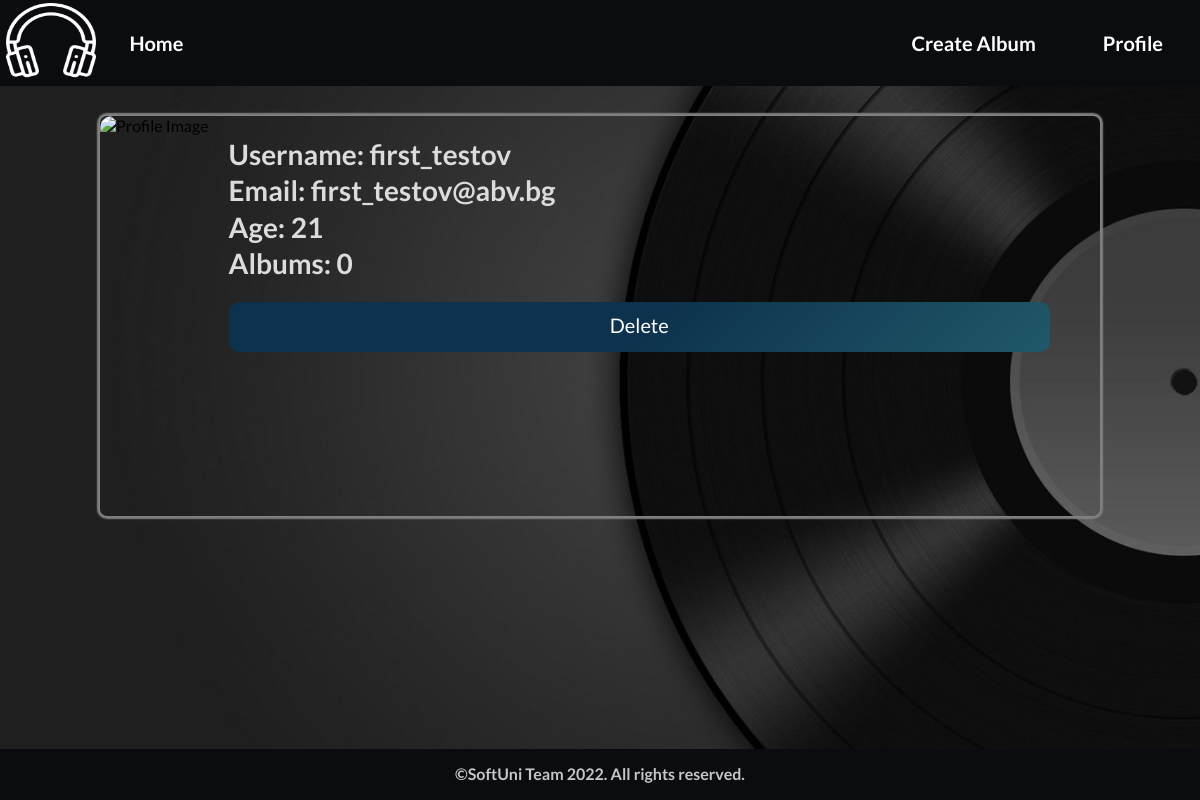
The page /profile/details/ on the database as committed earlier.
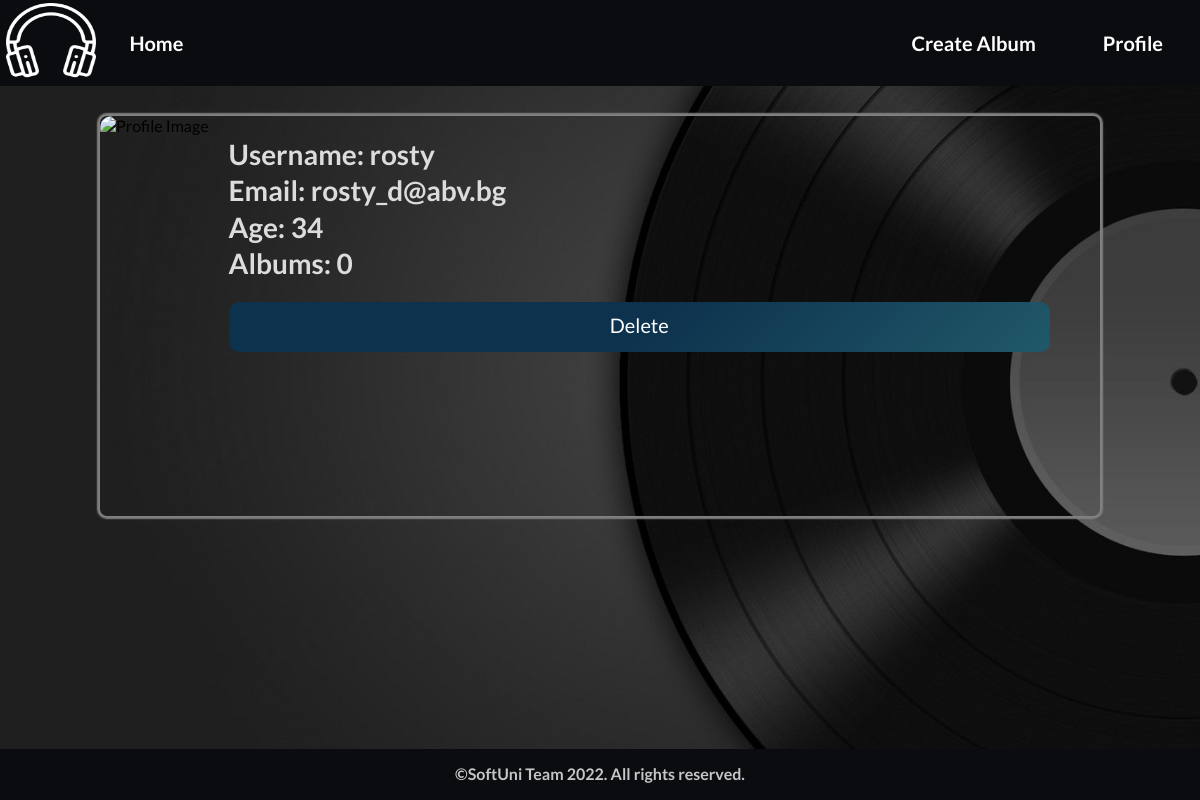
The same page on the database as committed later.
### my_music_app/user_profile/models.py (models this page shows, shortened)
class Profile(models.Model):
    MAX_USERNAME_LENGTH = 15
    username = models.CharField(
        max_length=MAX_USERNAME_LENGTH,
        null=False,
        blank=False,
        validators=(
            MaxLengthValidator(MAX_USERNAME_LENGTH),
            verify_only_letters_numbers_and_underscore,
        )
    )
    email = models.EmailField(
        blank=False,
        null=False,
    )
    age = models.PositiveIntegerField(
        blank=True,
        null=True
    )

### my_music_app/user_profile/views.py (the view)
# urls.py: path('details/', views.details_profile, name='details profile'),
def details_profile(request):
    context = {
        'profile': get_user_profile,
        'albums_count': Album.objects.all().count()
    }
    return render(request, 'profile/profile-details.html', context=context)

### my_music_app/utilities.py (called while the page is built)
def get_user_profile():
    try:
        return Profile.objects.get()
    except Profile.DoesNotExist:
        return None

### templates/profile/profile-details.html
{% extends 'base.html' %}
{% block content %}
<section id="detailsPage">
    <div class="wrapper">
        <div class="profilePage">
            <img src="https://cdn.pixabay.com/photo/2015/10/05/22/37/blank-profile-picture-973460_960_720.png"
                 alt="Profile Image">
        </div>
        <div class="profileText">
            <h1>Username: {{ profile.username }}</h1>
            <h1>Email: {{ profile.email}}</h1>
            <h1>Age: {{ profile.age }}</h1>
            <h1>Albums: {{ albums_count }}</h1>
        </div>
        <div class="actionBtn">
            <a href="{% url 'delete profile' %}" class="remove">Delete</a>
        </div>
    </div>
</section>
{% endblock %}

### templates/base.html (shortened to what this page needs)
{% load static %}
<!DOCTYPE html>
<html lang="en">
<head>
    <link rel="stylesheet" href="{% static '/css/style.css' %}"/>
</head>
<body>
<div id="box">
    <header>
        <nav>
            <img src="{% static '/images/headphones.png' %}" alt="headphones">
            <a href="{% url 'home page' %}">Home</a><ul></ul>
            <ul>
                {% if profile %}
                    <li><a href="{% url 'add album page' %}">Create Album</a></li>
                    <li><a href="{% url 'details profile' %}">Profile</a></li>
                {% endif %}
            </ul>
        </nav>
    </header>
    {% block content %}{% endblock %}
    <footer>
        <div>
            &copy;SoftUni Team 2022. All rights reserved.
        </div>
    </footer>
</div>
</body>
</html>

### staticfiles/css/typography.css (style rules this page uses)
html { font-family: 'Lato', serif; font-size: 16px; box-sizing: border-box; }
*, *::before, *::after { margin: auto; padding: 0; box-sizing: inherit; line-height: 1.3; }

### staticfiles/css/home.css (style rules this page uses)
body { background-image: url('/static/images/back.jpg'); background-size: cover; }
nav, footer { background-color: #0B0C10; width: 100%; display: flex; font-size: 16px; justify-content: space-around; align-items: center; padding: 0 5px 0 3px; margin: 0; color: white; }
nav a { text-decoration: none; color: #8f8f8f; font-size: 20px; font-weight: bolder; position: relative; margin: 20px; }
nav ul { margin: 0 0 0 auto; }
nav ul li { display: inline; margin: 0 2px; }
li::before { display: inline; }
nav a { text-decoration: none; border-radius: 50%; padding: 0.5em; color: white; }
footer { position: fixed; width: 100%; left: 0; bottom: 0; padding: 15px; text-align: center; color: #c5c6c7; font-weight: bold; }
nav > img { width: 90px; height: 80px; margin-left: 0.2em; margin-right: 0.2em; }

### staticfiles/css/login.css (style rules this page uses)
* { box-sizing: border-box; }

### staticfiles/css/create.css (style rules this page uses)
* { box-sizing: border-box; }

### staticfiles/css/details.css (style rules this page uses)
.wrapper { height: 400px; width: 1000px; border-radius: 7px 7px 7px 7px; box-shadow: 0 0 1.5px 3px gray; margin: 30px auto 200px; }
.albumCover, .profilePage { float: left; height: 100%; width: auto; margin-right: 20px; }
.albumCover img, .profilePage img { border-radius: 12px 0 0 7px; height: 100%; }
.albumText, .profileText { padding-left: 10px; padding-top: 20px; }
.albumText h1, .profileText h1 { color:gainsboro; font-weight: bolder; font-size: 28px; }
.actionBtn { display: flex; text-align: center; left: auto; top: auto; right: 0; bottom: 0; }
.actionBtn > a { width: 200%; height: 50px; cursor: pointer; border: none; border-radius: 10px; display: inline; align-items: center; justify-content: center; background-color: #1b2845; background-image: linear-gradient(315deg, #45a29e 0%, #0d324d 74%); background-size: 200% 100%; background-position: left; background-repeat: no-repeat; transition: 500ms; color: white; font-family: "Lato", serif; font-size: 20px; margin-bottom: 10px; margin-top: 20px; padding: 10px; text-decoration: none; margin-right: 50px; }

Rows that differ between the two databases and show on the page:
removed Profile: username "first_testov", email "first_testov@abv.bg", age "21"
added Profile: username "rosty", email "rosty_d@abv.bg", age "34"
